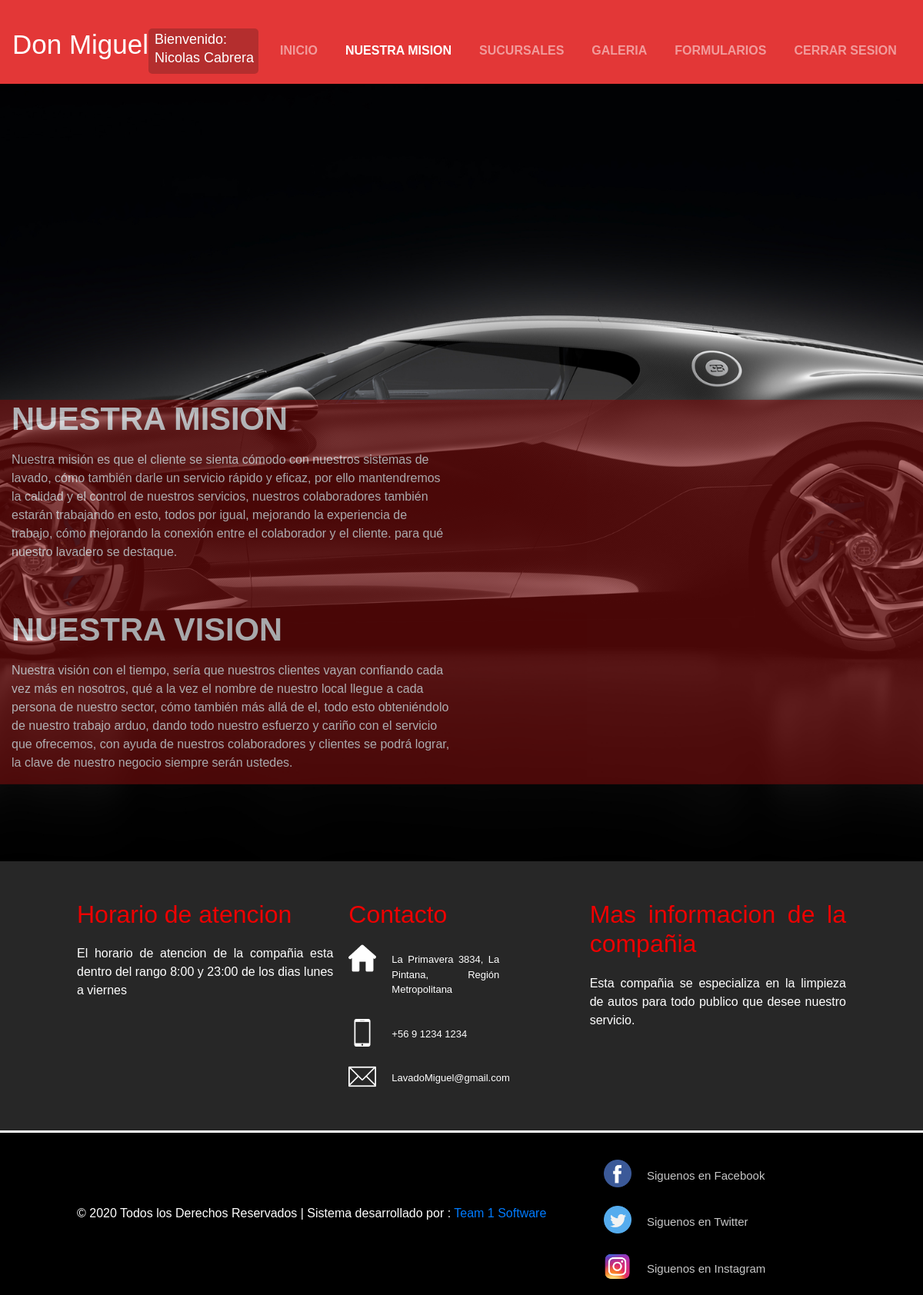
Page /mision/ (signed in) on the committed database.
### myProyecto/models.py (models this page shows, shortened)
class MisionVision(models.Model):
    ident = models.CharField(max_length=115,primary_key=True)
    mision = models.TextField()
    vision = models.TextField()

### myProyecto/views.py (the view)
# urls.py: path('mision/',mision,name='MISION'),
def mision(request):
    lista = MisionVision.objects.all()
    return render(request,'web/mision.html',{'lista':lista})

### myProyecto/templates/web/mision.html (shortened to what this page needs)
{% extends "web/base.html" %}
{% load static %}
{% block contenido %}
    <head>
        <link rel="stylesheet" href="{% static 'css/estiloMision.css'%}">
    </head>
    <section id="header">
        <div class="Container-fluid">
            <nav class="navbar navbar-expand-lg navbar-dark">
                <div class="Container">
                    <div class="collapse navbar-collapse" id="navbarSupportedContent">
                        <div class="nav-logo" style="color: white;font-size: 35px;">
                            <p> Don Miguel</p>
                        </div>
                        <div class="nav-User">
                        {% if user.is_authenticated %}
                        <div class="nav-user-color" style="color: white;font-size: 18px; padding-left: 8px; line-height: 8px;background-color:rgba(175, 45, 45, 0.89);padding-top: 10px;padding-right: 6px;padding-bottom: 1px;border-radius: 5px;">
                            <p>Bienvenido: </p>
                            <p>{{user.first_name}} {{user.last_name}}</p>
                        </div>
                        {% else %}
                        <div class="nav-user-color">
                        </div>
                        {% endif %}
                        </div>
                        <ul class="navbar-nav ml-auto">
                            <li class="nav-item ">
                                <a href="{% url 'INDEX' %}" class="nav-link">Inicio</a>
                            </li>
                            <li class="nav-item active">
                                <a href="{% url 'MISION' %}" class="nav-link">Nuestra Mision</a>
                            </li>
                            <li class="nav-item ">
                                <a href="{% url 'SUCURSALES' %}" class="nav-link">Sucursales</a>
                            </li>
                            <li class="nav-item ">
                                <a href="{% url 'GALERIA' %}" class="nav-link">Galeria</a>
                            </li>
                            <li class="nav-item ">
                                <a href="{% url 'FORMULARIOS' %}" class="nav-link">Formularios</a>
                            </li>
                            {% if user.is_authenticated %}
                            <li class="nav-item ">
                                <a href="{% url 'LOGOUT' %}" class="nav-link">Cerrar Sesion</a>
                            </li>
                            {% else %}
                            <li class="nav-item ">
                                <a href="{% url 'LOGIN' %}" class="nav-link">Login</a>
                            </li>
                            {% endif %}
                        </ul>
                    </div>
                </div>
            </nav>
        </div>
    </section>
    <section class="main">
        <div class="container">
            <div class="row">
                <div class="col-sm-6">
                    {% for item in lista %}
                    <h2>Nuestra Mision</h2>
                    <p>{{item.mision}}</p>
                    <br>
                    <br>
                    <h2>Nuestra Vision</h2>
                    <p>{{item.vision}}</p>
                    {% endfor %}
                </div>
            </div>
        </div>
    </section>
{% endblock contenido %}

### myProyecto/static/css/footer.css (style rules this page uses)
* { margin: 0px; padding: 0px; box-sizing: border-box; font-family: sans-serif; }
.row { margin-top: 20px; display: flex; }

### myProyecto/static/css/estiloMision.css (style rules this page uses)
* { margin: 0; padding: 0; }
#header { background-color: transparent; position: absolute; z-index: 10; width: 100%; background-color: rgba(255, 62, 62, 0.89); }
.navbar { float: left; padding-left: 10px 0; }
.nav-item { top: 20px; font-weight: 600; text-transform: uppercase; padding-left: 20px; }
.main { position: relative; background: url('../img/wallpaper.jpg'); min-height: 100vh; background-size: cover; background-position: center; padding: 100px 0 500px; }
.main h2 { margin: 0; padding: 0; font-size: 2.6em; color: #dcdde1; text-transform: uppercase; font-weight: bold; }
.main p { margin-top: 1em; padding: 0; font-size: 1em; color: #dcdde1; }
.main .container { background-color: rgba(124, 12, 12, 0.781); max-width: 100%; transform: translateY(80%); opacity: 76%; }

### rows in the picture
MisionVision: mision "Nuestra misión es que el cliente se sienta cómodo con nuestros sistemas de lavado, cómo también darle un servicio rápido y eficaz, por ello mantendremos la calidad y el control de nuestros servicios, nuestros colaboradores también estarán trabajando en esto, todos por igual, mejorando la experiencia de trabajo, cómo mejorando la conexión entre el colaborador y el cliente. para qué nuestro lavadero se destaque.", vision "Nuestra visión con el tiempo, sería que nuestros clientes vayan confiando cada vez más en nosotros, qué a la vez el nombre de nuestro local llegue a cada persona de nuestro sector, cómo también más allá de el, todo esto obteniéndolo de nuestro trabajo arduo, dando todo nuestro esfuerzo y cariño con el servicio que ofrecemos, con ayuda de nuestros colaboradores y clientes se podrá lograr, la clave de nuestro negocio siempre serán ustedes."

### other values in the picture
{{ user.first_name }} "Nicolas"
{{ user.last_name }} "Cabrera"
